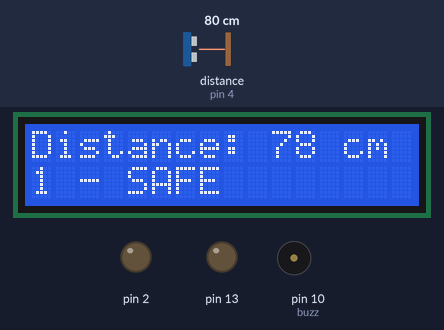
Recording of a sketch running on a simulated Arduino Uno, built with avr-gcc and run on an emulated ATmega328P. Parts: 16×2 character LCD, output pins drawn as LEDs (lit = HIGH), buzzer (waves = sounding). Wiring (inferred from the names in the program): ultrasonic range finder: trigger pin 7; echo pin 4. The inputs (shaded band) are chosen by the test bench; at power-on: distance to the obstacle (sensor on pin 4) 80 cm. The echo pulse lasts 58.3 µs per cm; pins used as bus, display or sensor lines are not drawn; what the sketch prints to the serial monitor is not drawn.

Above: at 1.2 s.
1.3 s: distance to the obstacle (sensor on pin 4) set to 57 cm
At 2.5 s:
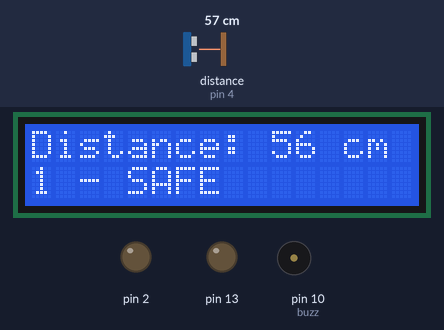
2.8 s: distance to the obstacle (sensor on pin 4) set to 48 cm
At 3.5 s:
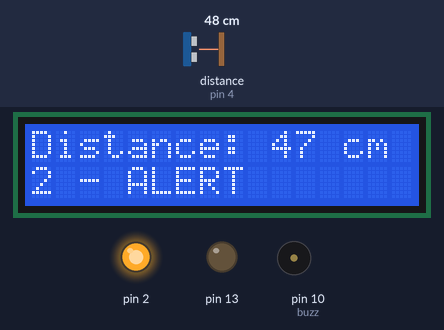
4.3 s: distance to the obstacle (sensor on pin 4) set to 22 cm
At 4.7 s:
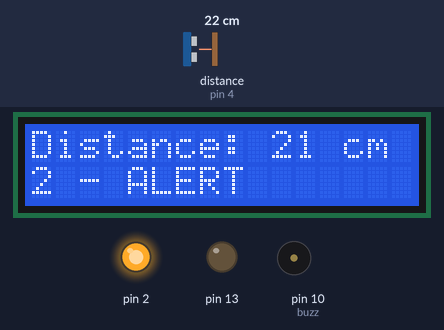
5.8 s: distance to the obstacle (sensor on pin 4) set to 19 cm
At 6.37 s:
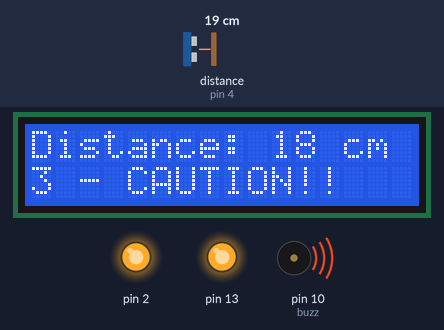
7.6 s: distance to the obstacle (sensor on pin 4) set to 2 cm
At 8.62 s:
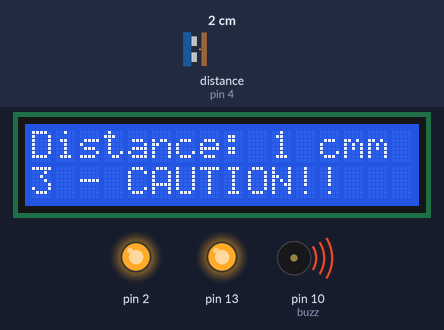
Timing chart, 0 to 10.9 s (numbered marks = the images above; inputs shaded):
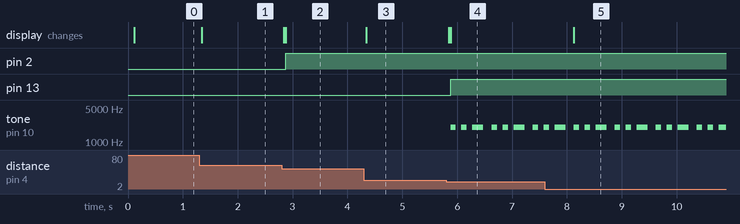

Measured:
- the behaviour switches between 52 and 51 cm on distance to the obstacle (sensor on pin 4) (found by bisection; images 1 and 2)
- the behaviour switches between 21 and 20 cm on distance to the obstacle (sensor on pin 4) (found by bisection; images 3 and 4)
- after the input at 1.3 s, the display: changes after 0.05 s (image 1)
- after the input at 2.8 s, pin 2: LOW → HIGH after 0.07 s; the display: first changes at once (image 2 shows a later state)
- after the input at 4.3 s, the display: changes at once (image 3)
- after the input at 5.8 s, pin 13: LOW → HIGH after 0.08 s; tone on pin 10 (buzz): silent → 2000 Hz after 0.08 s, then repeats every 0.75 s: silent 0.10 s, 2000 Hz 0.10 s, silent 0.10 s, 2000 Hz 0.20 s, silent 0.15 s, 2000 Hz 0.10 s; the display: first changes after 0.05 s (image 4 shows a later state)
- after the input at 7.6 s, the display: changes after 0.52 s (image 5)

The sketch:

cas.ino
```cpp
// Date: 10/27
// This code performs the following functions:
// 1. Prints distance (in cm) to LCD screen from Arduino UNO
// 2. Displays on LCD screen the current 'zone'
// zone 1 -- no warning (object detected > 50 cm from vehicle)
// zone 2 -- visual warning (object detected < 50 cm from the vehicle, requires driver attention)
// zone 3 -- visual and audio warning (object detected VERY close to the vehicle, requires driver intervention)

//Adapted from: https://www.youtube.com/watch?v=ontlwqrzfxo

#include <LiquidCrystal_I2C.h>
LiquidCrystal_I2C lcd(0x27, 16, 2); // Format -> (Address,Width,Height )

const int trigPin = 7;
const int echoPin = 4;

int buzz = 10;
int distance;

long duration;

void setup() {

	lcd.init();
	lcd.backlight();

  pinMode(trigPin, OUTPUT);
  pinMode(echoPin, INPUT);
  pinMode(13, OUTPUT);
  pinMode(2, OUTPUT);

  Serial.begin(9600);
}

void loop() {

  // clears the trigPin
  digitalWrite(trigPin, LOW);
  delayMicroseconds(2);

  // Sets the trigPin on HIGH state for 10 micro seconds
  digitalWrite(trigPin, HIGH);
  delayMicroseconds(10);
  digitalWrite(trigPin, LOW);

  // Reads the echoPin, returns the sound wave travel time in microseconds
  duration = pulseIn(echoPin, HIGH);

  // Calculating the distance
  distance= duration*0.034/2;

  // Prints the distance on the Serial Monitor after each reading
    Serial.println(distance);
    lcd.setCursor(0, 0); // Sets the location at which subsequent text written to the LCD will be displayed
    lcd.print("Distance: "); // Prints string "Distance" on the LCD
    lcd.print(distance); // Prints the distance value from the sensor
    lcd.print(" cm");
    delay(10);

  // ZONE 3 -- VISUAL AND AUDIO WARNING
  if(distance < 20)
  {
      lcd.setCursor(0, 1);
      lcd.print("3 - CAUTION!!");
      delay(10);

      // VISUAL
      digitalWrite(13, HIGH);
      digitalWrite(2, HIGH);

      // AUDIO
      tone(buzz, 2000);
      delay(100);
      noTone(buzz);
      delay(100);
      tone(buzz, 2000);
      delay(100);
      noTone(buzz);
      delay(100);
      tone(buzz, 2000);
      delay(100);
      noTone(buzz);
      tone(buzz, 2000);
      delay(100);
      noTone(buzz);
      delay(100);
  }

  // ZONE 2 -- VISUAL WARNING
  else if(distance <= 50 && distance >= 20)
  {
      lcd.setCursor(0, 1);
      lcd.print("2 - ALERT     ");
      delay(10);
      digitalWrite(2, HIGH);
      digitalWrite(13, LOW);
  }

  // ZONE 1 -- NO WARNING
  else
  {
      lcd.setCursor(0, 1);
      lcd.print("1 - SAFE     ");
      delay(10);

      digitalWrite(2, LOW); // turn the LED off by making the voltage LOW
      digitalWrite(13, LOW); // turn the LED off by making the voltage LOW
  }
}
```
